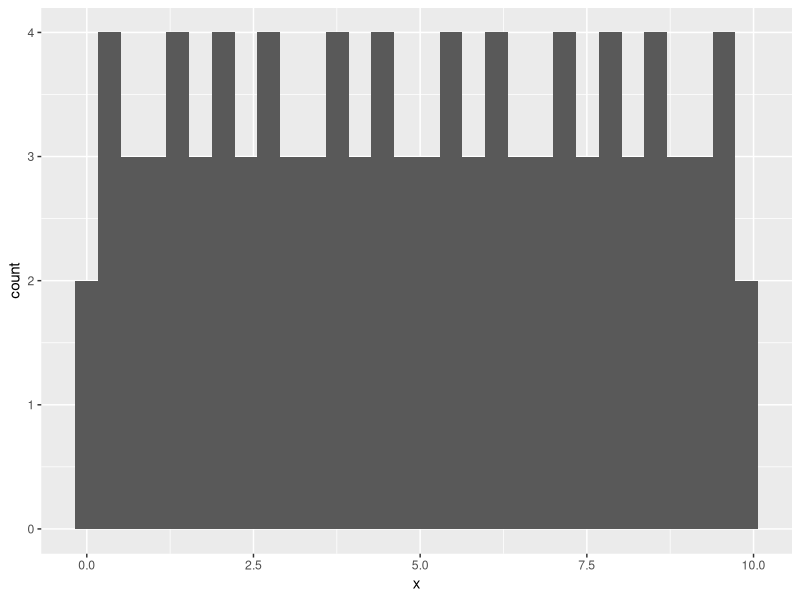

The R source for this figure:
#!/usr/bin/env Rscript
# Generate validation fixtures for ggplot-rs vs R ggplot2 comparison.
#
# Usage: Rscript validation/generate_all.R
#
# Requirements: ggplot2, readr, dplyr
# Install: install.packages(c("ggplot2", "readr", "dplyr"))

library(ggplot2)
library(readr)
library(dplyr)

fixtures_dir <- "validation/fixtures"
data_dir <- file.path(fixtures_dir, "data")
dir.create(data_dir, recursive = TRUE, showWarnings = FALSE)

cat("Generating validation fixtures...\n")

# ===== Input datasets (deterministic, no RNG) =====

# uniform_100: 100 evenly-spaced values from 0 to 9.9
uniform_100 <- data.frame(x = seq(0, 9.9, by = 0.1))
write_csv(uniform_100, file.path(data_dir, "uniform_100.csv"))

# normal_200: 200 evenly-spaced values from -3 to 3
normal_200 <- data.frame(x = seq(-3, 3, length.out = 200))
write_csv(normal_200, file.path(data_dir, "normal_200.csv"))

# boxplot_groups: 3 groups x 20 values each
boxplot_groups <- rbind(
  data.frame(x = "A", y = seq(10.0, 19.5, by = 0.5)),
  data.frame(x = "B", y = seq(20.0, 29.5, by = 0.5)),
  data.frame(x = "C", y = seq(15.0, 24.5, by = 0.5))
)
write_csv(boxplot_groups, file.path(data_dir, "boxplot_groups.csv"))

# grouped_bars: categorical x with fill groups
grouped_bars <- rbind(
  data.frame(x = rep("a", 3), fill = "g1"),
  data.frame(x = rep("a", 2), fill = "g2"),
  data.frame(x = rep("b", 2), fill = "g1"),
  data.frame(x = rep("b", 3), fill = "g2"),
  data.frame(x = rep("c", 1), fill = "g1"),
  data.frame(x = rep("c", 4), fill = "g2")
)
write_csv(grouped_bars, file.path(data_dir, "grouped_bars.csv"))

# smooth_input: x = 1..50, y = 2x + 1 + 0.5*sin(0.3x)
smooth_input <- data.frame(
  x = 1:50,
  y = 2 * (1:50) + 1 + 0.5 * sin(0.3 * (1:50))
)
write_csv(smooth_input, file.path(data_dir, "smooth_input.csv"))

# summary_input: x = 1..10, 5 values per x
summary_input <- do.call(rbind, lapply(1:10, function(x) {
  data.frame(x = x, y = x * 2 + 0:4)
}))
write_csv(summary_input, file.path(data_dir, "summary_input.csv"))

# qq_input: y = 0..99
qq_input <- data.frame(y = 0:99)
write_csv(qq_input, file.path(data_dir, "qq_input.csv"))

# bin2d_input: 100 sin/cos points
bin2d_input <- data.frame(
  x = sin((0:99) * 0.1),
  y = cos((0:99) * 0.1)
)
write_csv(bin2d_input, file.path(data_dir, "bin2d_input.csv"))

# position_input: 6 rows for position adjustment tests
position_input <- data.frame(
  x = c(1, 1, 2, 2, 3, 3),
  y = c(3, 2, 5, 4, 1, 3),
  fill = c("g1", "g2", "g1", "g2", "g1", "g2")
)
write_csv(position_input, file.path(data_dir, "position_input.csv"))

# ===== Expected outputs via ggplot_build() =====

# --- stat_ecdf ---
p <- ggplot(uniform_100, aes(x = x)) + stat_ecdf()
d <- ggplot_build(p)$data[[1]]
write_csv(d %>% select(x, y), file.path(fixtures_dir, "stat_ecdf.csv"))
cat("  stat_ecdf: ", nrow(d), " rows\n")

# --- stat_count ---
p <- ggplot(grouped_bars, aes(x = x)) + geom_bar()
d <- ggplot_build(p)$data[[1]]
write_csv(d %>% select(x, y = count), file.path(fixtures_dir, "stat_count.csv"))
cat("  stat_count: ", nrow(d), " rows\n")

# --- stat_bin ---
p <- ggplot(uniform_100, aes(x = x)) + geom_histogram(bins = 30)
d <- ggplot_build(p)$data[[1]]
write_csv(d %>% select(x, y = count, density, xmin, xmax),
          file.path(fixtures_dir, "stat_bin.csv"))
cat("  stat_bin: ", nrow(d), " rows\n")

# --- stat_boxplot ---
p <- ggplot(boxplot_groups, aes(x = x, y = y)) + geom_boxplot()
d <- ggplot_build(p)$data[[1]]
write_csv(d %>% select(x = group, ymin, lower, middle, upper, ymax,
                        notchupper, notchlower),
          file.path(fixtures_dir, "stat_boxplot.csv"))
cat("  stat_boxplot: ", nrow(d), " rows\n")

# --- stat_density ---
p <- ggplot(uniform_100, aes(x = x)) + geom_density(n = 512)
d <- ggplot_build(p)$data[[1]]
write_csv(d %>% select(x, y), file.path(fixtures_dir, "stat_density.csv"))
cat("  stat_density: ", nrow(d), " rows\n")

# --- stat_smooth_lm ---
p <- ggplot(smooth_input, aes(x = x, y = y)) + geom_smooth(method = "lm", n = 80)
d <- ggplot_build(p)$data[[1]]
write_csv(d %>% select(x, y, ymin, ymax),
          file.path(fixtures_dir, "stat_smooth_lm.csv"))
cat("  stat_smooth_lm: ", nrow(d), " rows\n")

# --- stat_smooth_loess ---
p <- ggplot(smooth_input, aes(x = x, y = y)) +
  geom_smooth(method = "loess", span = 0.75, n = 80)
d <- ggplot_build(p)$data[[1]]
write_csv(d %>% select(x, y, ymin, ymax),
          file.path(fixtures_dir, "stat_smooth_loess.csv"))
cat("  stat_smooth_loess: ", nrow(d), " rows\n")

# --- stat_summary ---
p <- ggplot(summary_input, aes(x = x, y = y)) +
  stat_summary(fun = mean, fun.min = min, fun.max = max)
d <- ggplot_build(p)$data[[1]]
write_csv(d %>% select(x, y, ymin, ymax),
          file.path(fixtures_dir, "stat_summary.csv"))
cat("  stat_summary: ", nrow(d), " rows\n")

# --- stat_qq ---
p <- ggplot(qq_input, aes(sample = y)) + stat_qq()
d <- ggplot_build(p)$data[[1]]
write_csv(d %>% select(x = theoretical, y = sample),
          file.path(fixtures_dir, "stat_qq.csv"))
cat("  stat_qq: ", nrow(d), " rows\n")

# --- stat_qq_line ---
p <- ggplot(qq_input, aes(sample = y)) + stat_qq_line()
d <- ggplot_build(p)$data[[1]]
write_csv(d %>% select(x, y), file.path(fixtures_dir, "stat_qq_line.csv"))
cat("  stat_qq_line: ", nrow(d), " rows\n")

# --- stat_bin2d ---
p <- ggplot(bin2d_input, aes(x = x, y = y)) + geom_bin2d(bins = 5)
d <- ggplot_build(p)$data[[1]]
write_csv(d %>% select(xmin, xmax, ymin, ymax, fill = count),
          file.path(fixtures_dir, "stat_bin2d.csv"))
cat("  stat_bin2d: ", nrow(d), " rows\n")

# --- stat_binhex ---
p <- ggplot(bin2d_input, aes(x = x, y = y)) + geom_hex(bins = 5)
d <- ggplot_build(p)$data[[1]]
write_csv(d %>% select(x, y, fill = count),
          file.path(fixtures_dir, "stat_binhex.csv"))
cat("  stat_binhex: ", nrow(d), " rows\n")

# --- stat_ydensity ---
group_a <- boxplot_groups %>% filter(x == "A")
p <- ggplot(group_a, aes(x = x, y = y)) + geom_violin(n = 128)
d <- ggplot_build(p)$data[[1]]
# Extract density and width info
write_csv(d %>% select(y, density, width),
          file.path(fixtures_dir, "stat_ydensity.csv"))
cat("  stat_ydensity: ", nrow(d), " rows\n")

# --- position_stack ---
p <- ggplot(position_input, aes(x = x, y = y, fill = fill)) +
  geom_col(position = "stack")
d <- ggplot_build(p)$data[[1]]
write_csv(d %>% select(x, y = ymax, ymin),
          file.path(fixtures_dir, "position_stack.csv"))
cat("  position_stack: ", nrow(d), " rows\n")

# --- position_fill ---
p <- ggplot(position_input, aes(x = x, y = y, fill = fill)) +
  geom_col(position = "fill")
d <- ggplot_build(p)$data[[1]]
write_csv(d %>% select(x, y = ymax, ymin),
          file.path(fixtures_dir, "position_fill.csv"))
cat("  position_fill: ", nrow(d), " rows\n")

# --- position_dodge ---
p <- ggplot(position_input, aes(x = x, y = y, fill = fill)) +
  geom_col(position = "dodge")
d <- ggplot_build(p)$data[[1]]
write_csv(d %>% select(x, y, fill = group),
          file.path(fixtures_dir, "position_dodge.csv"))
cat("  position_dodge: ", nrow(d), " rows\n")

# --- scale_continuous_breaks ---
p <- ggplot(uniform_100, aes(x = x)) + geom_histogram()
built <- ggplot_build(p)
breaks <- built$layout$panel_scales_x[[1]]$break_positions()
write_csv(data.frame(breaks = breaks),
          file.path(fixtures_dir, "scale_continuous_breaks.csv"))
cat("  scale_continuous_breaks: ", length(breaks), " breaks\n")

cat("\nAll fixtures generated successfully!\n")
